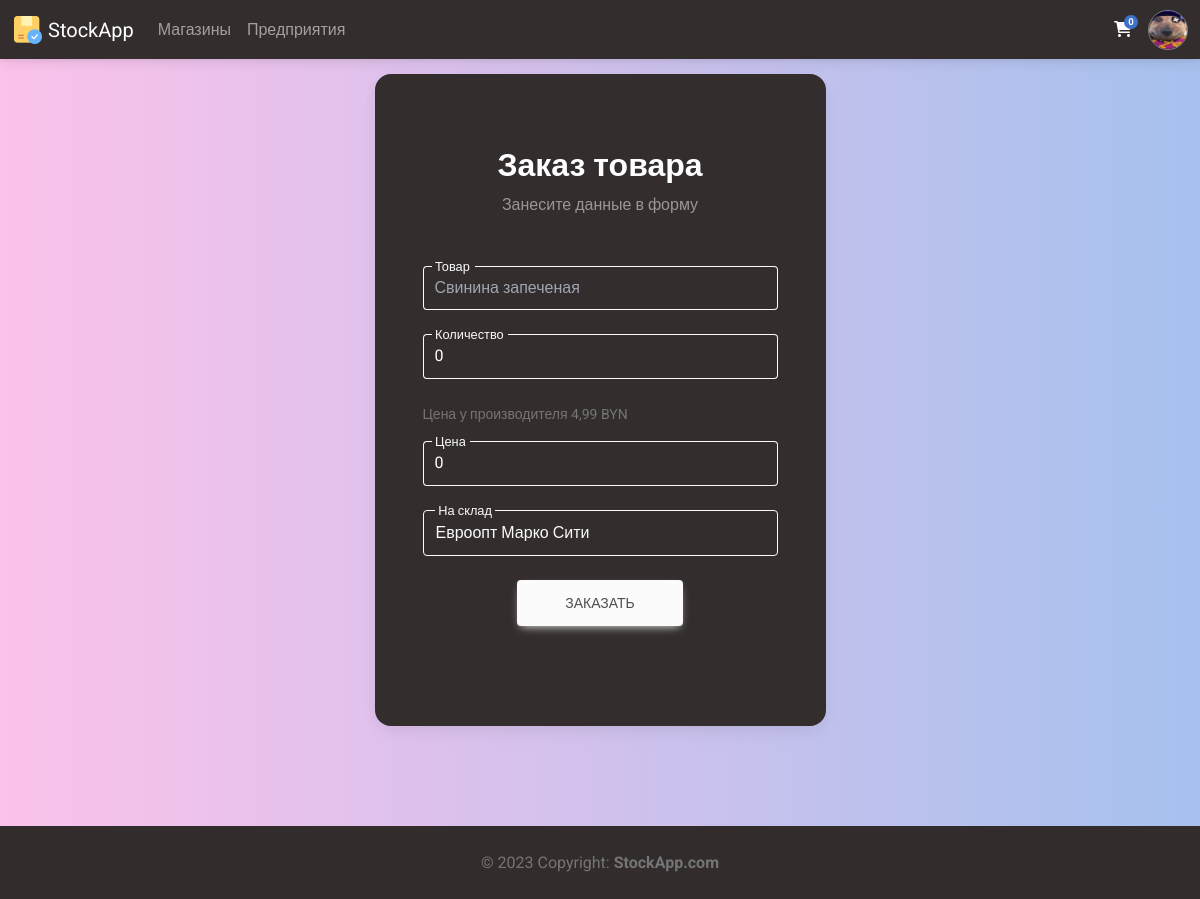
The page /shop/order/Свинина запеченая (signed in) on the database its author committed.
### Members/models.py (models this page shows, shortened)
class Profile(models.Model):
    user = models.ForeignKey(settings.AUTH_USER_MODEL, on_delete=models.CASCADE, verbose_name='Пользователь')
    photo = models.ImageField(upload_to = 'avatars/%Y/%m/%d/', blank=False, verbose_name='Фото')
    bio = models.TextField(blank=True, verbose_name='О себе')
    manufactures = models.ManyToManyField('Manufacture.Manufacture', blank=True, verbose_name="Производства")
    shops = models.ManyToManyField('Shop.Shop', blank=True, verbose_name="Магазины")
    cart = models.ManyToManyField('CartItem', blank=True, verbose_name='Корзина')
    class Meta:
        verbose_name = 'Профиль'
        verbose_name_plural = 'Профили'
        ordering = ['-user', '-bio']

### Manufacture/models.py (models this page shows, shortened)
class CatalogItem(models.Model):
    manufacturer = models.ForeignKey('Manufacture', on_delete=models.CASCADE, blank=False, null=True, verbose_name='Производитель')
    name = models.CharField(max_length = 150, verbose_name='Название')
    bio = models.TextField(blank=True, verbose_name='О товаре')
    code = models.CharField(max_length = 13, verbose_name='Код товара')
    photo = models.ImageField(upload_to = 'catalog_items/%Y/%m/%d/', blank=False, verbose_name='Фото')
    date_of_manufacture = models.DateField(verbose_name='Дата производства', default='2000-01-01')
    expiration_date = models.DateField(verbose_name='Годен до', default='2000-01-01')
    amount = models.IntegerField(validators=[MinValueValidator(0), MaxValueValidator(100000)], default=100, verbose_name='Произведено единиц')
    price = models.FloatField(validators=[MinValueValidator(0.01), MaxValueValidator(252734999999999.97)], verbose_name='Цена')
    class Meta:
        verbose_name = 'Товар каталога'
        verbose_name_plural = 'Товары каталога'
        ordering = ['-name', '-id']

### Shop/views.py (the view)
# urls.py: path('order/<str:item>', order, name='order'),
@login_required(login_url='login')
def order(request, item):
    if request.method == "POST":
        shop_str = request.POST.get('stock', 'default_stock')
        if Shop.objects.filter(name=shop_str).exists():
            profile = Profile.objects.get(user=request.user)
            if profile.shops.filter(name=shop_str).exists():
                item_str = request.POST.get('item', 'default_item')
                if CatalogItem.objects.filter(name=item_str).exists():
                    shop = Shop.objects.get(name=shop_str)
                    item = CatalogItem.objects.get(name=item_str)
                    if Product.objects.filter(item=item).filter(stock=shop).exists():
                        product = Product.objects.filter(item=item).get(stock=shop)
                        messages.success(request, (f"Вы были перенаправлены на страницу редактирования товара {item.name} магазина {shop.name}, т.к. пытались заказать товар, который уже есть на складе магазина"))
                        return redirect('edit_product', id=product.id)
                    else:
                        if item.amount >= int(request.POST.get('amount', '0')):
                            am = int(request.POST.get('amount', '0'))
                            item.amount -= am
                            item.save()
                            Product.objects.create(item=item, stock=shop, amount=am, price=float(request.POST.get('price', '0')))
                            messages.success(request, (f"Заказ успешно выполнен"))
                            return redirect('view_shop', name=shop.name)
                        else:
                            messages.success(request, ("На складе предприятия нет указанного количества товара!"))
                            return redirect('order', item=item.name)
                else:
                    messages.success(request, ("Товара с таким названием не существует"))
                    return redirect('order', item=item)
            else:
                messages.success(request, ("Вы не можете заказать товар на склад этого магазина, так как не состоите в нем"))
                return redirect('order', item=item)
        else:
            messages.success(request, ("Магазина с таким кодом не существует"))
            return redirect('order', item=item)
    else:
        try:
            context = {
            'title': item,
            'request': request,
            'profile': Profile.objects.get(user=request.user),
            'item': CatalogItem.objects.get(name=item)
            }
            return render(request, 'order.html', context)
        except:
            messages.success(request, (f"Такого товара не существует"))
            return redirect('all_shops')

### Main/templatetags/main_tags.py (called while the page is built)
@register.inclusion_tag('modules/nav_profile.html')
def nav_profile(request):
    if request.user.is_authenticated:
        userobj = User.objects.get(username=request.user)
        profile = Profile.objects.get(user=userobj)
        context = {
            "request": request,
            "profile": profile,
        }
    else:
        context = {
            "request": request,
        }
    return context

@register.simple_tag()
def cart_items(request):
    return Profile.objects.get(user=request.user).cart.count()

### Shop/templates/order.html (shortened to what this page needs)
{% extends 'base.html' %}
{% load static %}
{% block head %}
<link rel="stylesheet" href="{% static 'styles/profile.css' %}">
{% endblock %}
{% block content %}
<section class="vh-100 gradient-custom-2">
    <div class="container py-5 h-50">
      <div class="row d-flex justify-content-center align-items-center h-50">
        <div class="col-12 col-md-8 col-lg-6 col-xl-5">
          <div class="card bg-dark text-white" style="border-radius: 1rem;">
            <div class="card-body p-5 text-center">
              <div class="mb-md-5 mt-md-4 pb-1">
                <h2 class="fw-bold mb-">Заказ товара</h2>
                <p class="text-white-50 mb-5">Занесите данные в форму</p>
                <form action="{% url 'order' item=item.name %}" method="POST">
                  <div class="form-outline form-white mb-4">
                    <input type="text" id="typeNameX" class="form-control form-control-lg bg-dark text-secondary disabled" value="{{item.name}}" readonly name="item">
                    <label class="form-label" for="typeNameX">Товар</label>
                  </div>
                  <div class="form-outline form-white mb-4">
                    <input for="typeAmountX" type="number" class="form-control form-control-lg" step="1" min="0" value="0" name="amount">
                    <label class="form-label" for="typeAmountX">Количество</label>
                  </div>
                  <p class="text-muted small mb-3 text-start">Цена у производителя {{item.price}} BYN</p>
                  <div class="form-outline form-white mb-4">
                    <input for="typePriceX" type="number" class="form-control form-control-lg" step="0.01" min="0" value="0" name="price">
                    <label class="form-label" for="typePriceX">Цена</label>
                  </div>
                  <div class="form-outline form-white mb-4">
                    <select class="form-control form-control-lg border border-light active bg-dark text-light" type="text" name="stock" id="typeStockX">
                      {% for item in profile.shops.all %}
                      <option class="">{{item.name}}</option>
                      {% endfor %}
                    </select>
                    <label class="form-label bg-dark px-1" for="typeStockX">На склад</label>
                  </div>
                  <button class="btn btn-light btn-lg px-5" type="submit">Заказать</button>
                </form>
              </div>
            </div>
          </div>
        </div>
      </div>
    </div>
</section>
{% endblock %}

### templates/base.html (shortened to what this page needs)
{% load static %}
{% load main_tags %}
<!DOCTYPE html>
<html lang="en">
<head>
    {% block head %}{% endblock %}
    <link href="https://cdnjs.cloudflare.com/ajax/libs/mdb-ui-kit/6.2.0/mdb.min.css" rel="stylesheet"/>
    <link href="https://cdnjs.cloudflare.com/ajax/libs/font-awesome/6.0.0/css/all.min.css" rel="stylesheet"/>
    <link rel="stylesheet" href="{% static 'styles/base.css' %}">
    <link rel="stylesheet" href="{% static 'styles/alert.css' %}">
</head>
<body class="text-bg-light gradient-custom-2">
    <div class="wrapper d-flex flex-column min-vh-100">
        <header class="header">
            {% block header %}
                <nav class="navbar fixed-top navbar-expand-lg navbar-dark bg-dark text-bg-dark">
                    <div class="container-fluid">
                        <div class="collapse navbar-collapse" id="navbarSupportedContent">
                            <a class="navbar-brand mt-2 mt-lg-0" href="{% url 'main' %}">
                                <img src="{% static 'images/icons/64.png' %}" height="32" alt="MDB Logo" loading="lazy" />
                                StockApp
                            </a>
                            {% if request.user.is_authenticated %}
                            <ul class="navbar-nav me-auto mb-2 mb-lg-0">
                                <li class="nav-item">
                                    <a class="nav-link" href="{% url 'all_shops' %}">Магазины</a>
                                </li>
                                <li class="nav-item">
                                    <a class="nav-link" href="{% url 'all_manufactures' %}">Предприятия</a>
                                </li>
                            </ul>
                            {% endif %}
                        </div>
                        <div class="d-flex align-items-center">
                            {% if request.user.is_authenticated %}
                            <a class="text-reset me-3" href="{% url 'cart' %}">
                                <i class="fas fa-shopping-cart"></i>
                                <span class="badge rounded-pill badge-notification bg-primary">{% cart_items request %}</span>
                            </a>
                            {% endif %}
                            {% include 'inc/_nav_profile.html' %}
                        </div>
                    </div>
                </nav>
            {% endblock %}
        </header>
        <main class="main">
            <br>
            {% block content %}
            {% endblock %}
        </main>
        <footer class="footer mt-auto text-center text-lg-start bg-dark text-muted">
            {% block footer %}
                <div class="text-center p-4" style="background-color: rgba(0, 0, 0, 0.025);">
                    © 2023 Copyright:
                    <a class="text-reset fw-bold" href="/">StockApp.com</a>
                </div>
            {% endblock %}
        </footer>
    </div>
    <link rel="stylesheet" href="{% static 'styles/profile.css' %}">
</body>
</html>

### Main/templates/modules/nav_profile.html (shortened to what this page needs)
{% load static %}
<div class="dropdown">
    <a class="dropdown-toggle d-flex align-items-center hidden-arrow" href="#" id="navbarDropdownMenuAvatar" role="button" data-mdb-toggle="dropdown" aria-expanded="false">
        {% if request.user.is_authenticated %}
            {% if profile.photo != "default_user.png"%}
                <div class="nav_profile_box">
                    <img src="{{ profile.photo.url }}" alt="defaultUser">
                </div>
            {% else %}
                <div class="nav_profile_box">
                    <img src="{% static 'images/default_user.png' %}" alt="defaultUser">
                </div>
            {% endif %}
        {% else %}
        <div class="nav_profile_box">
            <img src="{% static 'images/login.png' %}" alt="NoUser">
        </div>
        {% endif %}
    </a>
</div>

### static/styles/profile.css (style rules this page uses)
.gradient-custom-2 { background: #fbc2eb; background: -webkit-linear-gradient(to right, rgba(251, 194, 235, 1), rgba(166, 193, 238, 1)); background: linear-gradient(to right, rgba(251, 194, 235, 1), rgba(166, 193, 238, 1)) }

### static/styles/base.css (style rules this page uses)
html, body { height: 100%; }

### Main/templates/modules/nav_profile.html (style rules this page uses)
.nav_profile_box { position: relative; overflow:hidden; width:40px; height: 40px; }
.nav_profile_box img { position: absolute; top:50%; left:50%; transform:translate(-50%,-50%); width:100%; height:100%; object-fit:cover; border-radius: 10rem; border: 1px solid gray; }

### rows shown on the page
Profile: photo (picture)
CatalogItem: item "Свинина запеченая", price "4,99"

### other values the page prints
form field stock "Евроопт Марко Сити"
